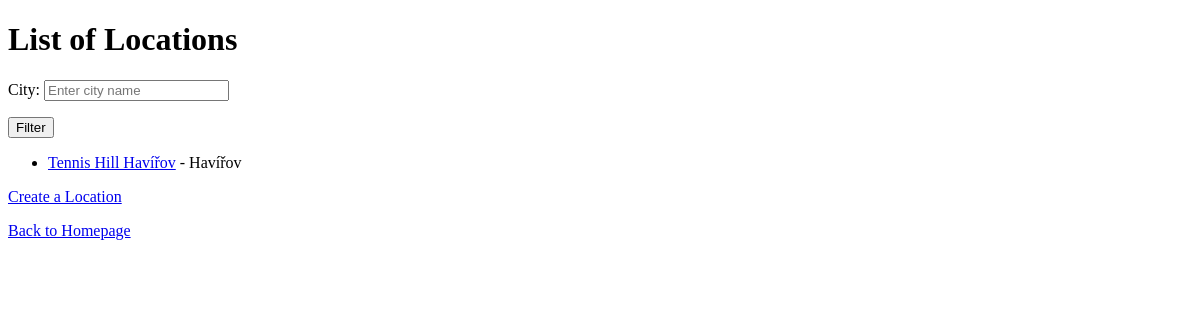
Before: /locations/locations/ with the older database file.
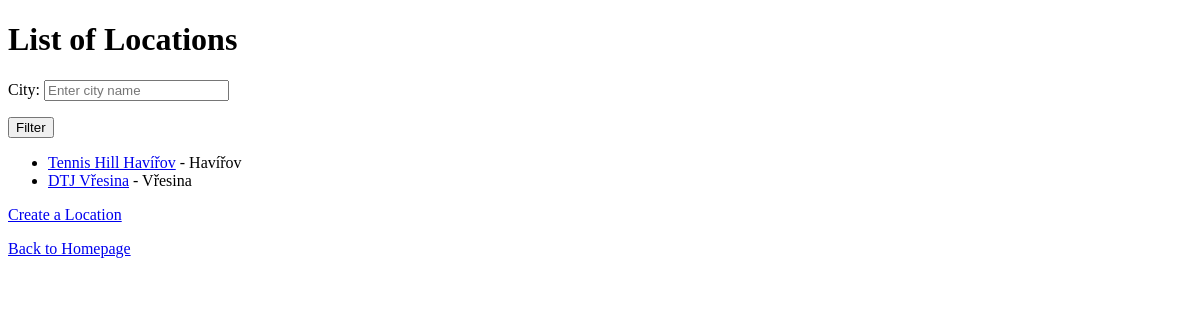
After: the same page with the newer database file.
### rezervace/models.py (models this page shows, shortened)
class Location(models.Model):
    name = models.CharField(max_length=100)  # Název střediska
    address = models.CharField(max_length=255)  # Adresa střediska
    city = models.CharField(max_length=100)  # Město
    clay_courts = models.PositiveIntegerField(default=0)  # Počet antukových kurtů
    grass_courts = models.PositiveIntegerField(default=0)  # Počet travnatých kurtů
    hard_courts = models.PositiveIntegerField(default=0)  # Počet kurtů s tvrdým povrchem

### rezervace/views.py (the view)
# urls.py: path('locations/', views.location_list, name='location_list'),
def location_list(request):
    form = LocationFilterForm(request.GET)  # Zpracování GET požadavku
    locations = Location.objects.all()
    if form.is_valid():
        city = form.cleaned_data.get('city')
        if city:
            locations = locations.filter(city__icontains=city)  # Filtrování podle města
    return render(request, 'rezervace/location_list.html', {'locations': locations, 'form': form})

### rezervace/forms.py
class LocationFilterForm(forms.Form):
    city = forms.CharField(
        max_length=100,
        required=False,
        label="City",
        widget=forms.TextInput(attrs={'placeholder': 'Enter city name'})
    )

### rezervace/templates/rezervace/location_list.html (shortened to what this page needs)
<!DOCTYPE html>
<html>
<head>
</head>
<body>
    <h1>List of Locations</h1>
    <form method="get">
        {{ form.as_p }}
        <button type="submit">Filter</button>
    </form>
    <ul>
        {% for location in locations %}
        <li>
            <a href="{% url 'location_detail' location.pk %}">{{ location.name }}</a> - {{ location.city }}
        </li>
        {% endfor %}
    </ul>
    <p>
        <a href="{% url 'create_location' %}">Create a Location</a>
    </p>
    <p>
        <a href="{% url 'homepage' %}">Back to Homepage</a>
    </p>
</body>
</html>

Changed rows visible on the page:
added Location: name "DTJ Vřesina", city "Vřesina"
